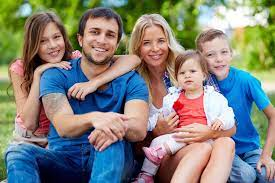
#> input picture pictures/download.jpeg, 275 x 183 px; its folder holds 2 pictures in this run
$ python script.py
#> lines starting #> are read from the running program, lines starting #| are printed output that depends on the picture; after the words box and inside, x2 and y2 are one past the last pixel; in counts of white or black regions, pixels touching at a corner belong together
import cv2
import time
import os

def getListofFiles(dirName):
#> called with dirName = 'pictures'
    fileslist = os.listdir(dirName)
    allFiles = list()
    for entry in fileslist:
        print(entry)
        fullpath = os.path.join(dirName, entry)
        if os.path.isdir(fullpath):
            allFiles = allFiles + getListofFiles(fullpath)
        else:
            allFiles.append(fullpath)
#> pass 2 of the loop in getListofFiles, `for entry in fileslist:`:

    return allFiles
def main():
    dirName = "pictures"
    listOfFiles = getListofFiles(dirName)

    for i in range(20):
        imagePath = listOfFiles[i]
        print(imagePath)
        cascPath = "haarcascade_frontalface_default.xml"
        faceCascade = cv2.CascadeClassifier(cascPath)
        image = cv2.imread(imagePath)
#> image is the input picture: shape (183, 275, 3); mean B, G, R 122.7, 131.1, 130.3
        gray = cv2.cvtColor(image, cv2.COLOR_BGR2GRAY)
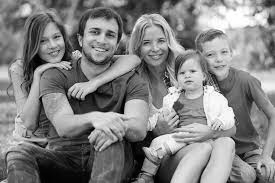
#> gray: shape (183, 275); min 0, max 255, mean 129.9

        faces = faceCascade.detectMultiScale(gray,
                                             scaleFactor=1.1,
                                             minNeighbors=5,
                                             minSize=(30, 30))
#> faces = [[33, 26, 36, 36], [137, 27, 38, 38], [201, 39, 37, 37], [171, 58, 35, 35], [79, 15, 47, 47]]
        for (x, y, w, h) in faces:
            cv2.rectangle(image, (x,y), (x+w, y+h), (0,255, 0), 2)
#> this loop made 5 passes
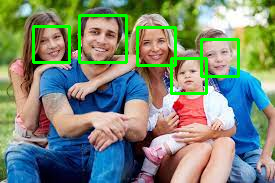
#> image: shape (183, 275, 3); 4.49% of pixels changed, all inside (x1, y1, x2, y2) = (32, 14, 240, 95)

        cv2.imshow("Faces found", image)
        cv2.waitKey(4)
        time.sleep(5)
        cv2.destroyAllWindows()
#> pass 2 of the loop in main, `for i in range(20):`:
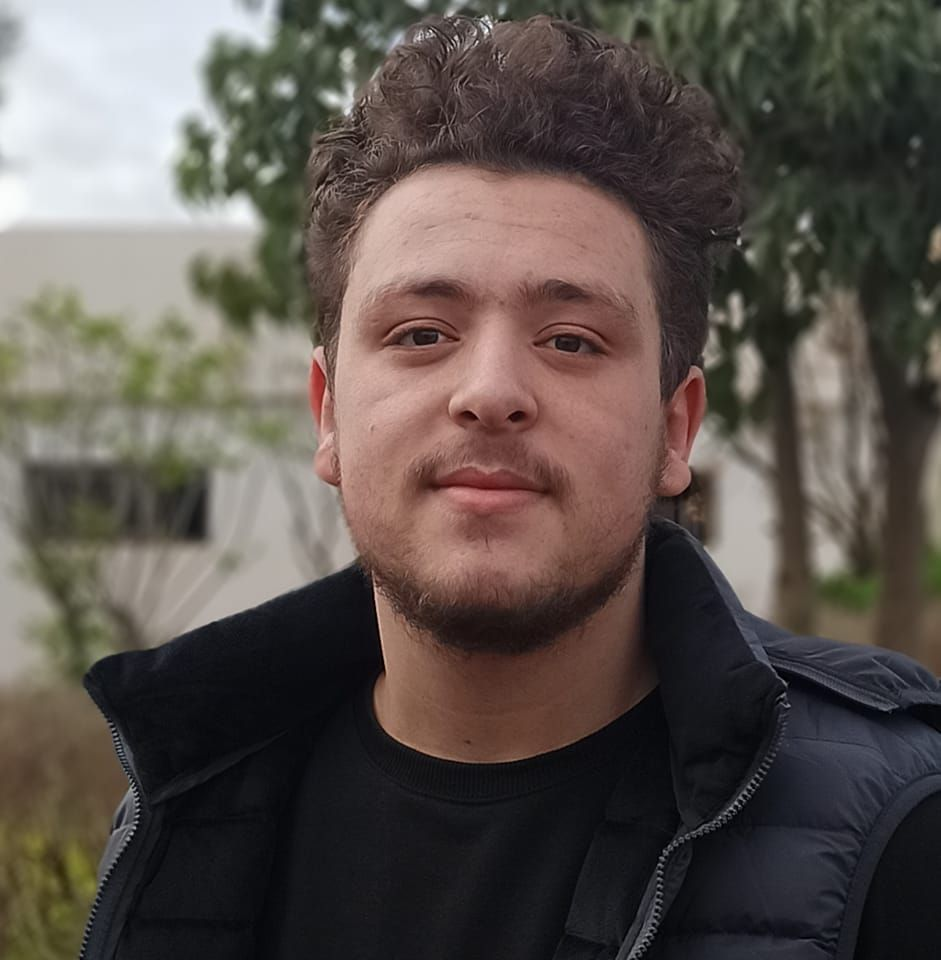
#> input picture pictures/me.jpg, 941 x 960 px
#> in main, image is the input picture: shape (960, 941, 3); mean B, G, R 77.2, 82.6, 91.2
#> in main, `gray = cv2.cvtColor(image, cv2.COLOR_BGR2GRAY)`:
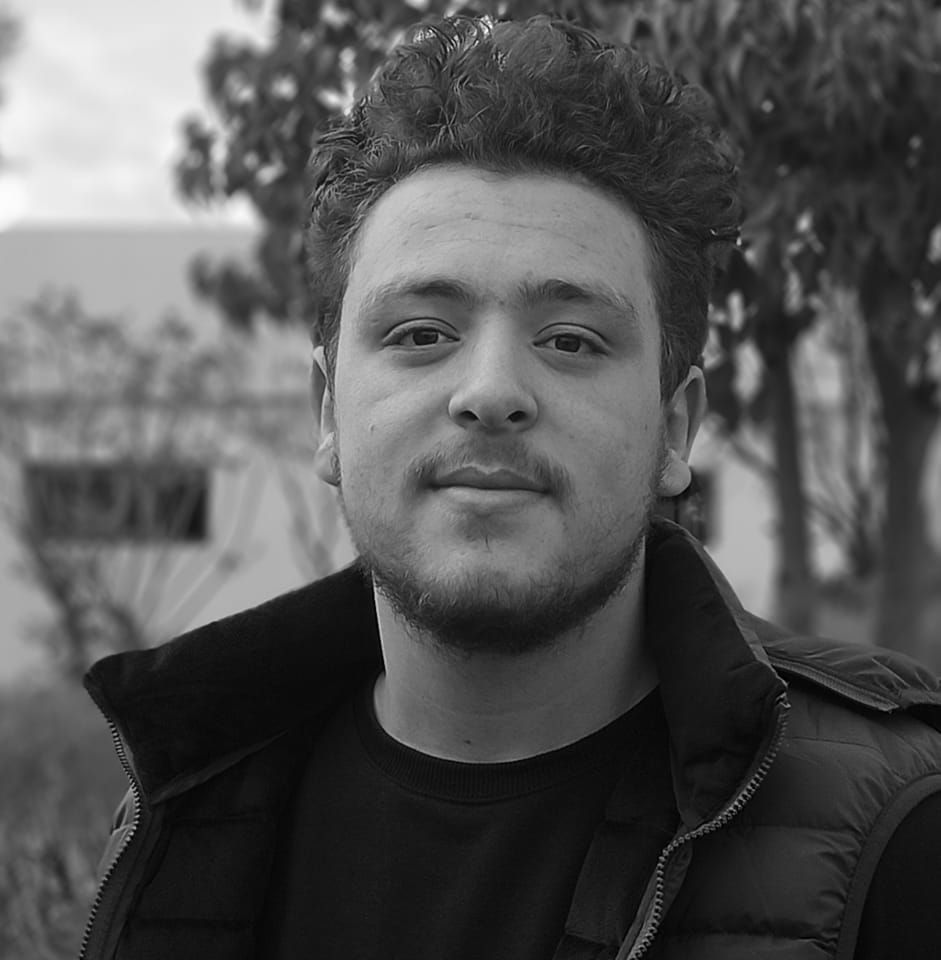
#> gray: shape (960, 941); min 0, max 254, mean 84.6
#> faces = [[277, 156, 436, 436]]
#> the loop in main, `for (x, y, w, h) in faces:` made 1 pass
#> after the loop in main, `for (x, y, w, h) in faces:`:
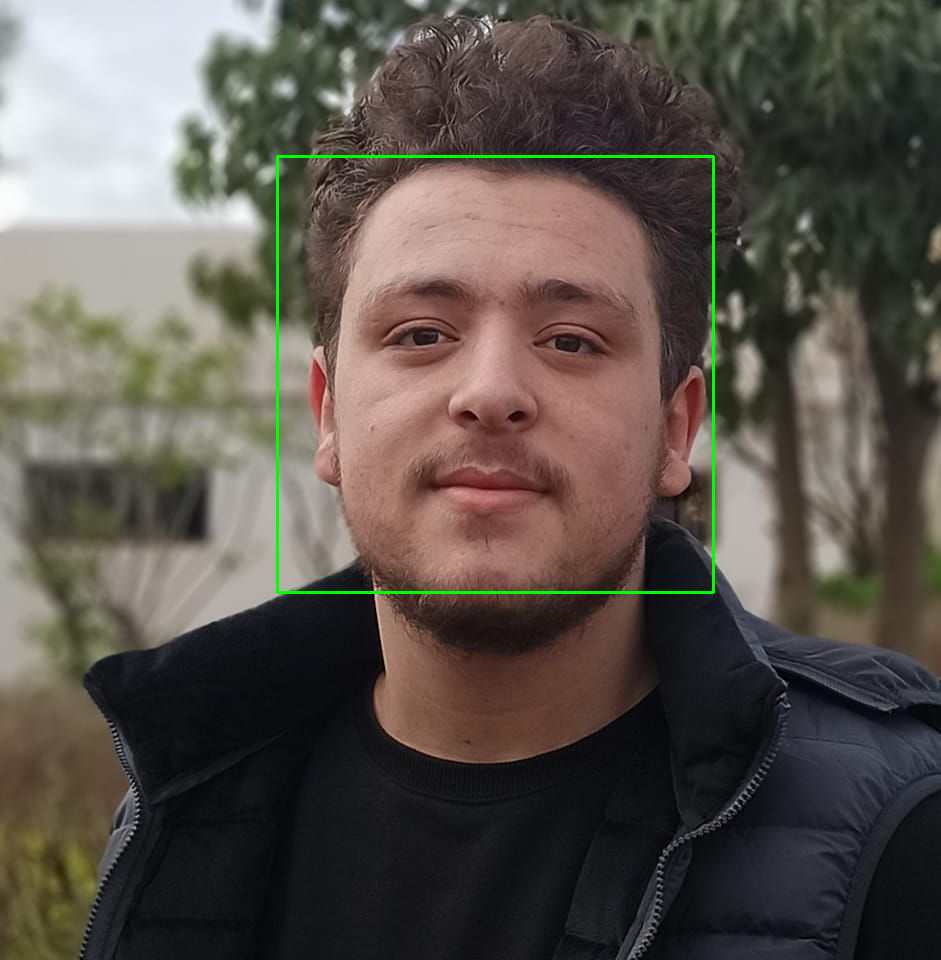
#> image: shape (960, 941, 3); 0.58% of pixels changed, all inside (x1, y1, x2, y2) = (276, 155, 715, 594)

if __name__ == '__main__':
#> (the run stopped early here; a loop or call above may not have finished)
